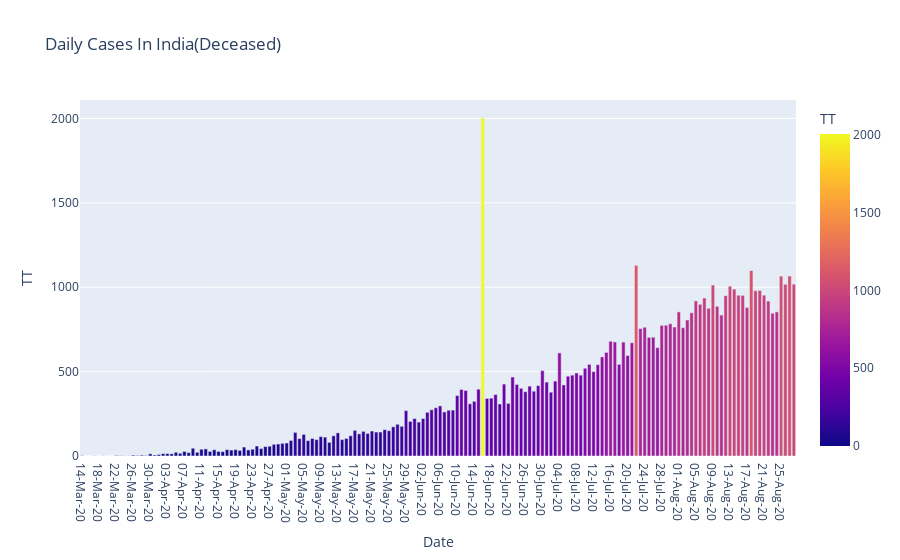

Notebook cell for this chart:
### Code cell
fig=plt.figure(figsize=(10,5),dpi=200)
axes=fig.add_axes([0.1,0.1,0.8,0.8])
axes.bar(statewise_daily_deceased['Date'],statewise_daily_deceased['TT'],color='blue')
axes.set_xlabel('Date')
axes.set_ylabel('TT')
axes.set_title('Daily Corona Cases In India(Deceased)')



#using plotlyexpress
fig=px.bar(statewise_daily_deceased,x='Date',y='TT',color='TT',title='Daily Cases In India(Deceased)')
fig.show()

### Figure 1 — Plotly figure (JSON) as saved in the notebook; plotly's stock layout.template omitted (floating-point values rounded to 4 significant figures; data arrays with more than 128 entries replaced by an {"elided": "..."} marker saying what was removed)
{"data": [{"alignmentgroup": "True", "hovertemplate": "Date=%{x}<br>TT=%{marker.color}<extra></extra>", "legendgroup": "", "marker": {"color": {"elided": "168 int values"}, "coloraxis": "coloraxis"}, "name": "", "offsetgroup": "", "orientation": "v", "showlegend": false, "textposition": "auto", "type": "bar", "x": {"elided": "168 str values"}, "xaxis": "x", "y": {"elided": "168 int values"}, "yaxis": "y"}], "layout": {"barmode": "relative", "coloraxis": {"colorbar": {"title": {"text": "TT"}}, "colorscale": [[0, "#0d0887"], [0.1111, "#46039f"], [0.2222, "#7201a8"], [0.3333, "#9c179e"], [0.4444, "#bd3786"], [0.5556, "#d8576b"], [0.6667, "#ed7953"], [0.7778, "#fb9f3a"], [0.8889, "#fdca26"], [1, "#f0f921"]]}, "legend": {"tracegroupgap": 0}, "title": {"text": "Daily Cases In India(Deceased)"}, "xaxis": {"anchor": "y", "domain": [0, 1], "title": {"text": "Date"}}, "yaxis": {"anchor": "x", "domain": [0, 1], "title": {"text": "TT"}}}}
